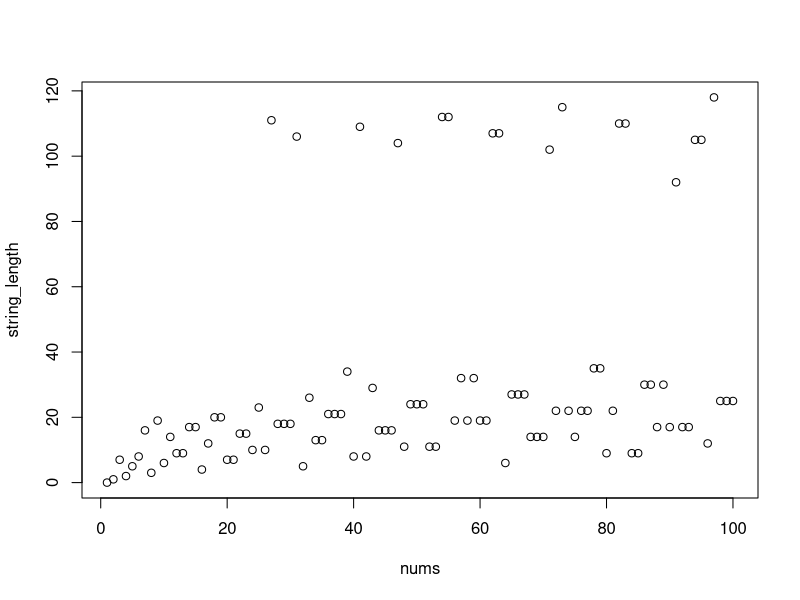

Write the R code that produced this figure.
# Collatz conjecture
# if n is even then n/2
# if n is odd then 3n + 1
# sequence always finishes at 1

# what number < 1000000 produces largest chain of numbers to arrive at 1

# define functions for handling even and odd numbers
even <- function(n) {n / 2}
odd <- function(n) {(3 * n) + 1}

# define function to calculate next value in sequence
coll <- function(x) {
  if (x %% 2 == 0) even(x) else odd(x)
}

# count the number of iterations to converge to 1
cfunc <- function(z) {
  ctr <- 0 # initialize counter
  while (z != 1) {
    z <- coll(z) # update z to the next value
    ctr <- ctr + 1 # increment counter
  }
  return(ctr) # return the number of steps
}

# set vector with range desired for calculation
# 1 to 1 million, for example
# and place in dataframe
nums <- c(1:100)
df <- data.frame(unlist(nums))
colnames(df)[1] <-"nums"

# calculate individual string lengths
sls <- lapply(nums, cfunc)

# combine colums into dataframe of number and string length
df <- cbind(df, unlist(sls))
colnames(df)[2] <-"string_length"

# find 5 greatest string lengths and numbers
fdf <- df[order(df$string_length, decreasing = TRUE), ]

# table of highest strings and their values
ftab <- head(fdf, 10)
ftab

# build a graph
plot(fdf)
